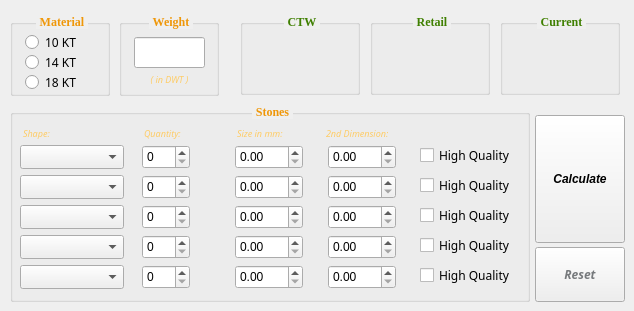
    <widget class="QWidget" name="tab">
     <attribute name="title">
      <string>Pricing Calculator</string>
     </attribute>
     <widget class="QGroupBox" name="materialGroup">
      <property name="geometry">
       <rect>
        <x>10</x>
        <y>5</y>
        <width>100</width>
        <height>91</height>
       </rect>
      </property>
      <property name="font">
       <font>
        <family>Georgia</family>
        <pointsize>9</pointsize>
        <weight>75</weight>
        <bold>true</bold>
       </font>
      </property>
      <property name="styleSheet">
       <string notr="true">QGroupBox::title {
    subcontrol-origin: margin;
    subcontrol-position: top center;
    padding-left: 2px;
    padding-right: 2px;
    padding-top: 10px;
    color: rgb(239, 151, 9);
}</string>
      </property>
      <property name="title">
       <string>Material</string>
      </property>
      <widget class="QRadioButton" name="radioButton">
       <property name="geometry">
        <rect>
         <x>15</x>
         <y>27</y>
         <width>71</width>
         <height>20</height>
        </rect>
       </property>
       <property name="font">
        <font>
         <family>Corbel</family>
         <pointsize>9</pointsize>
         <weight>50</weight>
         <bold>false</bold>
        </font>
       </property>
       <property name="text">
        <string>10 KT</string>
       </property>
      </widget>
      <widget class="QRadioButton" name="radioButton_2">
       <property name="geometry">
        <rect>
         <x>15</x>
         <y>47</y>
         <width>71</width>
         <height>20</height>
        </rect>
       </property>
       <property name="font">
        <font>
         <family>Corbel</family>
         <pointsize>9</pointsize>
         <weight>50</weight>
         <bold>false</bold>
        </font>
       </property>
       <property name="text">
        <string>14 KT</string>
       </property>
      </widget>
      <widget class="QRadioButton" name="radioButton_3">
       <property name="geometry">
        <rect>
         <x>15</x>
         <y>67</y>
         <width>71</width>
         <height>20</height>
        </rect>
       </property>
       <property name="font">
        <font>
         <family>Corbel</family>
         <pointsize>9</pointsize>
         <weight>50</weight>
         <bold>false</bold>
        </font>
       </property>
       <property name="text">
        <string>18 KT</string>
       </property>
      </widget>
     </widget>
     <widget class="QGroupBox" name="weightGroup">
      <property name="geometry">
       <rect>
        <x>119</x>
        <y>5</y>
        <width>100</width>
        <height>91</height>
       </rect>
      </property>
      <property name="font">
       <font>
        <family>Georgia</family>
        <pointsize>9</pointsize>
        <weight>75</weight>
        <bold>true</bold>
       </font>
      </property>
      <property name="styleSheet">
       <string notr="true">QGroupBox::title {
    subcontrol-origin: margin;
    subcontrol-position: top center;
    padding-left: 2px;
    padding-right: 2px;
    padding-top: 10px;
    color: rgb(239, 151, 9);
}</string>
      </property>
      <property name="title">
       <string>Weight</string>
      </property>
      <widget class="QLineEdit" name="weight">
       <property name="geometry">
        <rect>
         <x>15</x>
         <y>32</y>
         <width>71</width>
         <height>31</height>
        </rect>
       </property>
      </widget>
      <widget class="QLabel" name="weightLabel">
       <property name="geometry">
        <rect>
         <x>25</x>
         <y>64</y>
         <width>51</width>
         <height>20</height>
        </rect>
       </property>
       <property name="font">
        <font>
         <family>Corbel</family>
         <pointsize>7</pointsize>
         <weight>50</weight>
         <italic>true</italic>
         <bold>false</bold>
        </font>
       </property>
       <property name="styleSheet">
        <string notr="true">color: rgb(254, 204, 102);</string>
       </property>
       <property name="text">
        <string>( in DWT )</string>
       </property>
       <property name="alignment">
        <set>Qt::AlignCenter</set>
       </property>
      </widget>
     </widget>
     <widget class="QGroupBox" name="ctwGroup">
      <property name="geometry">
       <rect>
        <x>240</x>
        <y>5</y>
        <width>120</width>
        <height>90</height>
       </rect>
      </property>
      <property name="font">
       <font>
        <family>Georgia</family>
        <pointsize>9</pointsize>
        <weight>75</weight>
        <bold>true</bold>
       </font>
      </property>
      <property name="styleSheet">
       <string notr="true">QGroupBox::title {
    subcontrol-origin: margin;
    subcontrol-position: top center;
    padding-left: 2px;
    padding-right: 2px;
    padding-top: 10px;
    color: rgb(64, 128, 2);
}
</string>
      </property>
      <property name="title">
       <string>CTW</string>
      </property>
      <widget class="QLabel" name="ctw">
       <property name="geometry">
        <rect>
         <x>10</x>
         <y>45</y>
         <width>101</width>
         <height>21</height>
        </rect>
       </property>
       <property name="styleSheet">
        <string notr="true">color: rgb(200, 250, 145);</string>
       </property>
       <property name="text">
        <string/>
       </property>
       <property name="alignment">
        <set>Qt::AlignCenter</set>
       </property>
      </widget>
     </widget>
     <widget class="QGroupBox" name="retailPGroup">
      <property name="geometry">
       <rect>
        <x>370</x>
        <y>5</y>
        <width>120</width>
        <height>90</height>
       </rect>
      </property>
      <property name="font">
       <font>
        <family>Georgia</family>
        <pointsize>9</pointsize>
        <weight>75</weight>
        <bold>true</bold>
       </font>
      </property>
      <property name="styleSheet">
       <string notr="true">QGroupBox::title {
    subcontrol-origin: margin;
    subcontrol-position: top center;
    padding-left: 2px;
    padding-right: 2px;
    padding-top: 10px;
    color: rgb(64, 128, 2);
}
</string>
      </property>
      <property name="title">
       <string>Retail</string>
      </property>
      <widget class="QLabel" name="retailPrice">
       <property name="geometry">
        <rect>
         <x>9</x>
         <y>45</y>
         <width>101</width>
         <height>20</height>
        </rect>
       </property>
       <property name="styleSheet">
        <string notr="true">color: rgb(200, 250, 145);</string>
       </property>
       <property name="text">
        <string/>
       </property>
       <property name="alignment">
        <set>Qt::AlignCenter</set>
       </property>
      </widget>
     </widget>
     <widget class="QGroupBox" name="currentPGroup">
      <property name="geometry">
       <rect>
        <x>500</x>
        <y>5</y>
        <width>120</width>
        <height>90</height>
       </rect>
      </property>
      <property name="font">
       <font>
        <family>Georgia</family>
        <pointsize>9</pointsize>
        <weight>75</weight>
        <italic>false</italic>
        <bold>true</bold>
       </font>
      </property>
      <property name="styleSheet">
       <string notr="true">QGroupBox::title {
    subcontrol-origin: margin;
    subcontrol-position: top center;
    padding-left: 2px;
    padding-right: 2px;
    padding-top: 10px;
    color: rgb(64, 128, 2);
}
</string>
      </property>
      <property name="title">
       <string>Current</string>
      </property>
      <widget class="QLabel" name="currentPrice">
       <property name="geometry">
        <rect>
         <x>9</x>
         <y>45</y>
         <width>101</width>
         <height>20</height>
        </rect>
       </property>
       <property name="styleSheet">
        <string notr="true">color: rgb(200, 250, 145);</string>
       </property>
       <property name="text">
        <string/>
       </property>
       <property name="alignment">
        <set>Qt::AlignCenter</set>
       </property>
      </widget>
     </widget>
     <widget class="QGroupBox" name="stoneGroup">
      <property name="geometry">
       <rect>
        <x>10</x>
        <y>95</y>
        <width>520</width>
        <height>207</height>
       </rect>
      </property>
      <property name="font">
       <font>
        <family>Georgia</family>
        <pointsize>9</pointsize>
        <weight>75</weight>
        <bold>true</bold>
       </font>
      </property>
      <property name="styleSheet">
       <string notr="true">QGroupBox::title {
    subcontrol-origin: margin;
    subcontrol-position: top center;
    padding-left: 2px;
    padding-right: 2px;
    padding-top: 10px;
    color: rgb(239, 151, 9);
}</string>
      </property>
      <property name="title">
       <string>Stones</string>
      </property>
      <widget class="QComboBox" name="shape1">
       <property name="geometry">
        <rect>
         <x>10</x>
         <y>50</y>
         <width>104</width>
         <height>24</height>
        </rect>
       </property>
       <property name="font">
        <font>
         <family>Corbel</family>
         <pointsize>11</pointsize>
         <weight>50</weight>
         <bold>false</bold>
        </font>
       </property>
       <property name="frame">
        <bool>true</bool>
       </property>
       <item>
        <property name="text">
         <string/>
        </property>
       </item>
       <item>
        <property name="text">
         <string>Round</string>
        </property>
       </item>
       <item>
        <property name="text">
         <string>Princess</string>
        </property>
       </item>
       <item>
        <property name="text">
         <string>Baguette</string>
        </property>
       </item>
       <item>
        <property name="text">
         <string>Marquise</string>
        </property>
       </item>
       <item>
        <property name="text">
         <string>Pear</string>
        </property>
       </item>
       <item>
        <property name="text">
         <string>Oval</string>
        </property>
       </item>
       <item>
        <property name="text">
         <string>Trillion</string>
        </property>
       </item>
      </widget>
      <widget class="QComboBox" name="shape2">
       <property name="geometry">
        <rect>
         <x>10</x>
         <y>80</y>
         <width>104</width>
         <height>24</height>
        </rect>
       </property>
       <property name="font">
        <font>
         <family>Corbel</family>
         <pointsize>11</pointsize>
         <weight>50</weight>
         <bold>false</bold>
        </font>
       </property>
       <property name="frame">
        <bool>true</bool>
       </property>
       <item>
        <property name="text">
         <string/>
        </property>
       </item>
       <item>
        <property name="text">
         <string>Round</string>
        </property>
       </item>
       <item>
        <property name="text">
         <string>Princess</string>
        </property>
       </item>
       <item>
        <property name="text">
         <string>Baguette</string>
        </property>
       </item>
       <item>
        <property name="text">
         <string>Marquise</string>
        </property>
       </item>
       <item>
        <property name="text">
         <string>Pear</string>
        </property>
       </item>
       <item>
        <property name="text">
         <string>Oval</string>
        </property>
       </item>
       <item>
        <property name="text">
         <string>Trillion</string>
        </property>
       </item>
      </widget>
      <widget class="QComboBox" name="shape3">
       <property name="geometry">
        <rect>
         <x>10</x>
         <y>110</y>
         <width>104</width>
         <height>24</height>
        </rect>
       </property>
       <property name="font">
        <font>
         <family>Corbel</family>
         <pointsize>11</pointsize>
         <weight>50</weight>
         <bold>false</bold>
        </font>
       </property>
       <property name="frame">
        <bool>true</bool>
       </property>
       <item>
        <property name="text">
         <string/>
        </property>
       </item>
       <item>
        <property name="text">
         <string>Round</string>
        </property>
       </item>
       <item>
        <property name="text">
         <string>Princess</string>
        </property>
       </item>
       <item>
        <property name="text">
         <string>Baguette</string>
        </property>
       </item>
       <item>
        <property name="text">
         <string>Marquise</string>
        </property>
       </item>
       <item>
        <property name="text">
         <string>Pear</string>
        </property>
       </item>
       <item>
        <property name="text">
         <string>Oval</string>
        </property>
       </item>
       <item>
        <property name="text">
         <string>Trillion</string>
        </property>
       </item>
      </widget>
      <widget class="QComboBox" name="shape4">
       <property name="geometry">
        <rect>
         <x>10</x>
         <y>140</y>
         <width>104</width>
         <height>24</height>
        </rect>
       </property>
       <property name="font">
        <font>
         <family>Corbel</family>
         <pointsize>11</pointsize>
         <weight>50</weight>
         <bold>false</bold>
        </font>
       </property>
       <property name="frame">
        <bool>true</bool>
       </property>
       <item>
        <property name="text">
         <string/>
        </property>
       </item>
       <item>
        <property name="text">
         <string>Round</string>
        </property>
       </item>
       <item>
        <property name="text">
         <string>Princess</string>
        </property>
       </item>
       <item>
        <property name="text">
         <string>Baguette</string>
        </property>
       </item>
       <item>
        <property name="text">
         <string>Marquise</string>
        </property>
       </item>
       <item>
        <property name="text">
         <string>Pear</string>
        </property>
       </item>
       <item>
        <property name="text">
         <string>Oval</string>
        </property>
       </item>
       <item>
        <property name="text">
         <string>Trillion</string>
        </property>
       </item>
      </widget>
      <widget class="QComboBox" name="shape5">
       <property name="geometry">
        <rect>
         <x>10</x>
         <y>170</y>
         <width>104</width>
         <height>24</height>
        </rect>
       </property>
       <property name="font">
        <font>
         <family>Corbel</family>
         <pointsize>11</pointsize>
         <weight>50</weight>
         <bold>false</bold>
        </font>
       </property>
       <property name="frame">
        <bool>true</bool>
       </property>
       <item>
        <property name="text">
         <string/>
        </property>
       </item>
       <item>
        <property name="text">
         <string>Round</string>
        </property>
       </item>
       <item>
        <property name="text">
         <string>Princess</string>
        </property>
       </item>
       <item>
        <property name="text">
         <string>Baguette</string>
        </property>
       </item>
       <item>
        <property name="text">
         <string>Marquise</string>
        </property>
       </item>
       <item>
        <property name="text">
         <string>Pear</string>
        </property>
       </item>
       <item>
        <property name="text">
         <string>Oval</string>
        </property>
       </item>
       <item>
        <property name="text">
         <string>Trillion</string>
        </property>
       </item>
      </widget>
      <widget class="QSpinBox" name="quant1">
       <property name="geometry">
        <rect>
         <x>132</x>
         <y>50</y>
         <width>48</width>
         <height>24</height>
        </rect>
       </property>
       <property name="autoFillBackground">
        <bool>false</bool>
       </property>
       <property name="styleSheet">
        <string notr="true">QLineEdit { border: 1px solid gray }</string>
       </property>
       <property name="wrapping">
        <bool>false</bool>
       </property>
       <property name="maximum">
        <number>500</number>
       </property>
      </widget>
      <widget class="QSpinBox" name="quant2">
       <property name="geometry">
        <rect>
         <x>132</x>
         <y>80</y>
         <width>48</width>
         <height>24</height>
        </rect>
       </property>
       <property name="autoFillBackground">
        <bool>false</bool>
       </property>
       <property name="styleSheet">
        <string notr="true">QLineEdit { border: 1px solid gray }</string>
       </property>
       <property name="wrapping">
        <bool>false</bool>
       </property>
       <property name="maximum">
        <number>500</number>
       </property>
      </widget>
      <widget class="QSpinBox" name="quant3">
       <property name="geometry">
        <rect>
         <x>132</x>
         <y>110</y>
         <width>48</width>
         <height>24</height>
        </rect>
       </property>
       <property name="autoFillBackground">
        <bool>false</bool>
       </property>
       <property name="styleSheet">
        <string notr="true">QLineEdit { border: 1px solid gray }</string>
       </property>
       <property name="wrapping">
        <bool>false</bool>
       </property>
       <property name="maximum">
        <number>500</number>
       </property>
      </widget>
      <widget class="QSpinBox" name="quant4">
       <property name="geometry">
        <rect>
         <x>132</x>
         <y>140</y>
         <width>48</width>
         <height>24</height>
        </rect>
       </property>
       <property name="autoFillBackground">
        <bool>false</bool>
       </property>
       <property name="styleSheet">
        <string notr="true">QLineEdit { border: 1px solid gray }</string>
       </property>
       <property name="wrapping">
        <bool>false</bool>
       </property>
       <property name="maximum">
        <number>500</number>
       </property>
      </widget>
      <widget class="QSpinBox" name="quant5">
       <property name="geometry">
        <rect>
         <x>132</x>
         <y>170</y>
         <width>48</width>
         <height>24</height>
        </rect>
       </property>
       <property name="autoFillBackground">
        <bool>false</bool>
       </property>
       <property name="styleSheet">
        <string notr="true">QLineEdit { border: 1px solid gray }</string>
       </property>
       <property name="wrapping">
        <bool>false</bool>
       </property>
       <property name="maximum">
        <number>500</number>
       </property>
      </widget>
      <widget class="QDoubleSpinBox" name="firstDim1">
       <property name="geometry">
        <rect>
         <x>225</x>
         <y>50</y>
         <width>68</width>
         <height>24</height>
        </rect>
       </property>
       <property name="autoFillBackground">
        <bool>false</bool>
       </property>
       <property name="styleSheet">
        <string notr="true">QLineEdit { border: 1px solid gray }</string>
       </property>
       <property name="wrapping">
        <bool>false</bool>
       </property>
       <property name="singleStep">
        <double>0.100000000000000</double>
       </property>
      </widget>
      <widget class="QDoubleSpinBox" name="firstDim2">
       <property name="geometry">
        <rect>
         <x>225</x>
         <y>80</y>
         <width>68</width>
         <height>24</height>
        </rect>
       </property>
       <property name="autoFillBackground">
        <bool>false</bool>
       </property>
       <property name="styleSheet">
        <string notr="true">QLineEdit { border: 1px solid gray }</string>
       </property>
       <property name="wrapping">
        <bool>false</bool>
       </property>
       <property name="singleStep">
        <double>0.100000000000000</double>
       </property>
      </widget>
      <widget class="QDoubleSpinBox" name="firstDim3">
       <property name="geometry">
        <rect>
         <x>225</x>
         <y>110</y>
         <width>68</width>
         <height>24</height>
        </rect>
       </property>
       <property name="autoFillBackground">
        <bool>false</bool>
       </property>
       <property name="styleSheet">
        <string notr="true">QLineEdit { border: 1px solid gray }</string>
       </property>
       <property name="wrapping">
        <bool>false</bool>
       </property>
       <property name="singleStep">
        <double>0.100000000000000</double>
       </property>
      </widget>
      <widget class="QDoubleSpinBox" name="firstDim4">
       <property name="geometry">
        <rect>
         <x>225</x>
         <y>140</y>
         <width>68</width>
         <height>24</height>
        </rect>
       </property>
       <property name="autoFillBackground">
        <bool>false</bool>
       </property>
       <property name="styleSheet">
        <string notr="true">QLineEdit { border: 1px solid gray }</string>
       </property>
       <property name="wrapping">
        <bool>false</bool>
       </property>
       <property name="singleStep">
        <double>0.100000000000000</double>
       </property>
      </widget>
      <widget class="QDoubleSpinBox" name="firstDim5">
       <property name="geometry">
        <rect>
         <x>225</x>
         <y>170</y>
         <width>68</width>
         <height>24</height>
        </rect>
       </property>
       <property name="autoFillBackground">
        <bool>false</bool>
       </property>
       <property name="styleSheet">
        <string notr="true">QLineEdit { border: 1px solid gray }</string>
       </property>
       <property name="wrapping">
        <bool>false</bool>
       </property>
       <property name="singleStep">
        <double>0.100000000000000</double>
       </property>
      </widget>
      <widget class="QDoubleSpinBox" name="secondDim5">
       <property name="geometry">
        <rect>
         <x>318</x>
         <y>170</y>
         <width>68</width>
         <height>24</height>
        </rect>
       </property>
       <property name="autoFillBackground">
        <bool>false</bool>
       </property>
       <property name="styleSheet">
        <string notr="true">QLineEdit { border: 1px solid gray }</string>
       </property>
       <property name="wrapping">
        <bool>false</bool>
       </property>
       <property name="singleStep">
        <double>0.100000000000000</double>
       </property>
      </widget>
      <widget class="QDoubleSpinBox" name="secondDim2">
       <property name="geometry">
        <rect>
         <x>318</x>
         <y>80</y>
         <width>68</width>
         <height>24</height>
        </rect>
       </property>
       <property name="autoFillBackground">
        <bool>false</bool>
       </property>
       <property name="styleSheet">
        <string notr="true">QLineEdit { border: 1px solid gray }</string>
       </property>
       <property name="wrapping">
        <bool>false</bool>
       </property>
       <property name="singleStep">
        <double>0.100000000000000</double>
       </property>
      </widget>
      <widget class="QDoubleSpinBox" name="secondDim3">
       <property name="geometry">
        <rect>
         <x>318</x>
         <y>110</y>
         <width>68</width>
         <height>24</height>
        </rect>
       </property>
       <property name="autoFillBackground">
        <bool>false</bool>
       </property>
       <property name="styleSheet">
        <string notr="true">QLineEdit { border: 1px solid gray }</string>
       </property>
       <property name="wrapping">
        <bool>false</bool>
       </property>
       <property name="singleStep">
        <double>0.100000000000000</double>
       </property>
      </widget>
      <widget class="QDoubleSpinBox" name="secondDim4">
       <property name="geometry">
        <rect>
         <x>318</x>
         <y>140</y>
         <width>68</width>
         <height>24</height>
        </rect>
       </property>
       <property name="autoFillBackground">
        <bool>false</bool>
       </property>
       <property name="styleSheet">
        <string notr="true">QLineEdit { border: 1px solid gray }</string>
       </property>
       <property name="wrapping">
        <bool>false</bool>
       </property>
       <property name="singleStep">
        <double>0.100000000000000</double>
       </property>
      </widget>
      <widget class="QDoubleSpinBox" name="secondDim1">
       <property name="geometry">
        <rect>
         <x>318</x>
         <y>50</y>
         <width>68</width>
         <height>24</height>
        </rect>
       </property>
       <property name="autoFillBackground">
        <bool>false</bool>
       </property>
       <property name="styleSheet">
        <string notr="true">QLineEdit { border: 1px solid gray }</string>
       </property>
       <property name="wrapping">
        <bool>false</bool>
       </property>
       <property name="singleStep">
        <double>0.100000000000000</double>
       </property>
      </widget>
      <widget class="QCheckBox" name="hq1">
       <property name="geometry">
        <rect>
         <x>410</x>
         <y>50</y>
         <width>101</width>
         <height>20</height>
        </rect>
       </property>
       <property name="font">
        <font>
         <family>Corbel</family>
         <pointsize>9</pointsize>
         <weight>50</weight>
         <bold>false</bold>
        </font>
       </property>
       <property name="text">
        <string>High Quality</string>
       </property>
       <property name="tristate">
        <bool>false</bool>
       </property>
      </widget>
      <widget class="QCheckBox" name="hq2">
       <property name="geometry">
        <rect>
         <x>410</x>
         <y>80</y>
         <width>101</width>
         <height>20</height>
        </rect>
       </property>
       <property name="font">
        <font>
         <family>Corbel</family>
         <pointsize>9</pointsize>
         <weight>50</weight>
         <bold>false</bold>
        </font>
       </property>
       <property name="text">
        <string>High Quality</string>
       </property>
      </widget>
      <widget class="QCheckBox" name="hq3">
       <property name="geometry">
        <rect>
         <x>410</x>
         <y>110</y>
         <width>101</width>
         <height>20</height>
        </rect>
       </property>
       <property name="font">
        <font>
         <family>Corbel</family>
         <pointsize>9</pointsize>
         <weight>50</weight>
         <bold>false</bold>
        </font>
       </property>
       <property name="text">
        <string>High Quality</string>
       </property>
      </widget>
      <widget class="QCheckBox" name="hq4">
       <property name="geometry">
        <rect>
         <x>410</x>
         <y>140</y>
         <width>101</width>
         <height>20</height>
        </rect>
       </property>
       <property name="font">
        <font>
         <family>Corbel</family>
         <pointsize>9</pointsize>
         <weight>50</weight>
         <bold>false</bold>
        </font>
       </property>
       <property name="text">
        <string>High Quality</string>
       </property>
      </widget>
      <widget class="QCheckBox" name="hq5">
       <property name="geometry">
        <rect>
         <x>410</x>
         <y>170</y>
         <width>101</width>
         <height>20</height>
        </rect>
       </property>
       <property name="font">
        <font>
         <family>Corbel</family>
         <pointsize>9</pointsize>
         <weight>50</weight>
         <bold>false</bold>
        </font>
       </property>
       <property name="text">
        <string>High Quality</string>
       </property>
      </widget>
      <widget class="QLabel" name="labelQuant">
       <property name="geometry">
        <rect>
         <x>134</x>
         <y>30</y>
         <width>51</width>
         <height>16</height>
        </rect>
       </property>
       <property name="font">
        <font>
         <family>Corbel</family>
         <pointsize>7</pointsize>
         <weight>50</weight>
         <italic>true</italic>
         <bold>false</bold>
        </font>
       </property>
       <property name="styleSheet">
        <string notr="true">color: rgb(254, 204, 102);</string>
       </property>
       <property name="text">
        <string>Quantity:</string>
       </property>
      </widget>
      <widget class="QLabel" name="labelDim1">
       <property name="geometry">
        <rect>
         <x>227</x>
         <y>30</y>
         <width>71</width>
         <height>16</height>
        </rect>
       </property>
       <property name="font">
        <font>
         <family>Corbel</family>
         <pointsize>7</pointsize>
         <weight>50</weight>
         <italic>true</italic>
         <bold>false</bold>
        </font>
       </property>
       <property name="styleSheet">
        <string notr="true">color: rgb(254, 204, 102);</string>
       </property>
       <property name="text">
        <string>Size in mm:</string>
       </property>
      </widget>
      <widget class="QLabel" name="labelDim2">
       <property name="geometry">
        <rect>
         <x>316</x>
         <y>30</y>
         <width>91</width>
         <height>16</height>
        </rect>
       </property>
       <property name="font">
        <font>
         <family>Corbel</family>
         <pointsize>7</pointsize>
         <weight>50</weight>
         <italic>true</italic>
         <bold>false</bold>
        </font>
       </property>
       <property name="styleSheet">
        <string notr="true">color: rgb(254, 204, 102);</string>
       </property>
       <property name="text">
        <string>2nd Dimension:</string>
       </property>
      </widget>
      <widget class="QLabel" name="labelQuant_2">
       <property name="geometry">
        <rect>
         <x>13</x>
         <y>30</y>
         <width>51</width>
         <height>16</height>
        </rect>
       </property>
       <property name="font">
        <font>
         <family>Corbel</family>
         <pointsize>7</pointsize>
         <weight>50</weight>
         <italic>true</italic>
         <bold>false</bold>
        </font>
       </property>
       <property name="styleSheet">
        <string notr="true">color: rgb(254, 204, 102);</string>
       </property>
       <property name="text">
        <string>Shape:</string>
       </property>
      </widget>
     </widget>
     <widget class="QPushButton" name="calculatePB">
      <property name="geometry">
       <rect>
        <x>535</x>
        <y>115</y>
        <width>90</width>
        <height>128</height>
       </rect>
      </property>
      <property name="font">
       <font>
        <weight>75</weight>
        <italic>true</italic>
        <bold>true</bold>
       </font>
      </property>
      <property name="text">
       <string>Calculate</string>
      </property>
      <property name="shortcut">
       <string>Enter, Return</string>
      </property>
     </widget>
     <widget class="QPushButton" name="resetPB">
      <property name="geometry">
       <rect>
        <x>535</x>
        <y>247</y>
        <width>90</width>
        <height>55</height>
       </rect>
      </property>
      <property name="font">
       <font>
        <family>Corbel</family>
        <weight>75</weight>
        <italic>true</italic>
        <bold>true</bold>
       </font>
      </property>
      <property name="styleSheet">
       <string notr="true">color: #76797C;</string>
      </property>
      <property name="text">
       <string>Reset</string>
      </property>
      <property name="shortcut">
       <string>C</string>
      </property>
     </widget>
    </widget>
